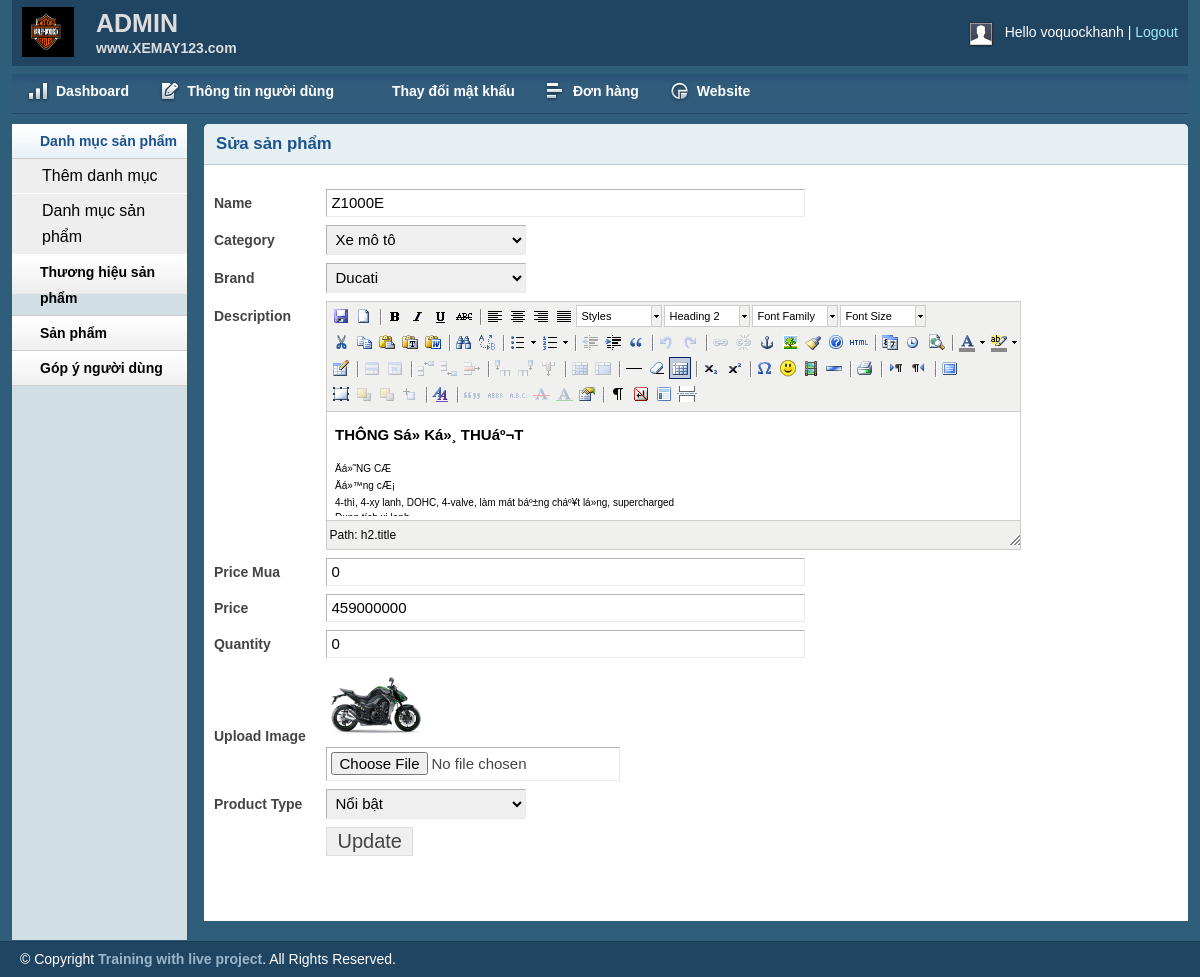
/admin/productedit.php?productid=23 (signed in), run on the app's committed database.
### tables this page shows
CREATE TABLE `tbl_product` (
  `productId` int(11) NOT NULL,
  `productName` tinytext NOT NULL,
  `price_mua` int(255) NOT NULL,
  `catId` int(11) NOT NULL,
  `brandId` int(11) NOT NULL,
  `product_desc` text NOT NULL,
  `type` int(11) NOT NULL,
  `price` varchar(255) NOT NULL,
  `sl` int(11) NOT NULL,
  `image` varchar(255) NOT NULL
);

CREATE TABLE `tbl_category` (
  `catId` int(11) NOT NULL,
  `catName` varchar(255) NOT NULL
);

CREATE TABLE `tbl_brand` (
  `brandId` int(11) NOT NULL,
  `brandName` varchar(255) NOT NULL
);

### lib/database.php (called while the page is built, shortened)
<?php
class Database {
    public $host = DB_HOST;
    public $user = DB_USER;
    public $pass = DB_PASS;
    public $dbname = DB_NAME;
    public $link;
    private function connectDB() {
        $this->link = new mysqli($this->host, $this->user, $this->pass, $this->dbname);
        $this->link->set_charset("utf8");
    }
    public function select($query) {
        $result = $this->link->query($query) or die($this->link->error . __LINE__);
        if ($result->num_rows > 0) {
            return $result;
        } else {
            return false;
        }
    }
    public function insert($query) {
        $insert_row = $this->link->query($query) or die($this->link->error . __LINE__);
        if ($insert_row) {
            return $insert_row;
        } else {
            return false;
        }
    }
}
?>

### classes/product.php (called while the page is built, shortened)
<?php
	$filepath = realpath(dirname(__FILE__));
	include_once ($filepath.'/../lib/database.php');
?>
<?php
class product
{
	private $db;
	public function __construct()
	{
		$this->db = new Database();
	}
	public function getproductbyId($id)
	{
		$query = "SELECT * FROM tbl_product WHERE productId='$id'";
			$result =$this->db->select($query);
			return $result;
	}
}
?>

### classes/cate/category.php (called while the page is built, shortened)
<?php
class category
{
	private $db;
	public function __construct()
	{
		$this->db = new Database();
	}
	public function show_category()
	{
		$query = "SELECT * FROM tbl_category order by catId DESC";
			$result =$this->db->insert($query);
			return $result;
	}
}
?>

### classes/brand.php (called while the page is built, shortened)
<?php
$filepath = realpath(dirname(__FILE__));
include_once ($filepath.'/../lib/database.php');
?>
<?php
class brand
{
	private $db;
	public function __construct()
	{
		$this->db = new Database();
	}
	public function show_brand()
	{
		$query = "SELECT * FROM tbl_brand order by brandId DESC";
			$result =$this->db->insert($query);
			return $result;
	}
}
?>

### admin/productedit.php (the view, shortened to what this page needs)
<?php include 'inc/header.php';?>
<?php include 'inc/sidebar.php';?>
<?php include_once '../classes/cate/category.php';  ?>
<?php include '../classes/brand.php';  ?>
<?php include '../classes/product.php';  ?>
<?php
    $pd = new product();
    if(!isset($_GET['productid']) || $_GET['productid'] == NULL){
        echo "<script> window.location = 'productlist.php' </script>";
    }else {
        $id = $_GET['productid'];
    }
  ?>
<div class="grid_10">
    <div class="box round first grid">
        <h2>Sửa sản phẩm</h2>
        <?php
         $get_product_by_id = $pd->getproductbyId($id);
         if($get_product_by_id){
            while ($result_product = $get_product_by_id->fetch_assoc()) {
          ?>
        <div class="block">
            <form action="" method="post" enctype="multipart/form-data">
                <table class="form">
                    <tr>
                        <td>
                            <label>Name</label>
                        </td>
                        <td>
                            <input name="productName" value="<?php echo $result_product['productName'] ?>" type="text"
                                class="medium" />
                        </td>
                    </tr>
                    <tr>
                        <td>
                            <label>Category</label>
                        </td>
                        <td>
                            <select id="select" name="category">
                                <?php
                            $cat = new category();
                            $catlist = $cat->show_category();
                            if($catlist){
                                while ($result = $catlist->fetch_assoc()){
                             ?>
                                <option <?php
                            if($result['catId']==$result_product['catId'])
                                { echo 'selected'; }
                             ?> value=" <?php echo $result['catId'] ?> "> <?php echo $result['catName'] ?></option>
                                <?php
                            }
                             }
                             ?>
                            </select>
                        </td>
                    </tr>
                    <tr>
                        <td>
                            <label>Brand</label>
                        </td>
                        <td>
                            <select id="select" name="brand">
                                <?php
                            $brand = new brand();
                            $brandlist = $brand->show_brand();
                            if($brandlist){
                                while ($result = $brandlist->fetch_assoc()){
                             ?>
                                <option <?php
                            if($result['brandId']==$result_product['brandId'])
                                { echo 'selected'; }
                             ?> value=" <?php echo $result['brandId'] ?> "> <?php echo $result['brandName'] ?>
                                </option>
                                <?php
                            }
                             }
                             ?>
                            </select>
                        </td>
                    </tr>
                    <tr>
                        <td style="vertical-align: top; padding-top: 9px;">
                            <label>Description</label>
                        </td>
                        <td>
                        </td>
                    </tr>
                    <tr>
                        <td>
                            <label>Price Mua</label>
                        </td>
                        <td>
                            <input name="price_mua" value="<?php echo $result_product['price_mua'] ?>" type="text"
                                class="medium" />
                        </td>
                    </tr>
                    <tr>
                        <td>
                            <label>Price</label>
                        </td>
                        <td>
                            <input name="price" value="<?php echo $result_product['price'] ?>" type="text"
                                class="medium" />
                        </td>
                    </tr>
                    <tr>
                        <td>
                            <label>Quantity</label>
                        </td>
                        <td>
                            <input name="quantity" value="<?php echo $result_product['sl'] ?>" type="text"
                                class="medium" />
                        </td>
                    </tr>
                    <tr>
                        <td>
                            <label>Upload Image</label>
                        </td>
                        <td>
                            <img src="uploads/<?php echo $result_product['image'] ?>" width="100"><br>
                            <input name="image" type="file" />
                        </td>
                    </tr>
                    <tr>
                        <td>
                            <label>Product Type</label>
                        </td>
                        <td>
                            <select id="select" name="type">
                                <?php
                            if ($result_product['type'] ==0) {
                             ?>
                                <option selected value="0">Nổi bật</option>
                                <?php
                                }else{
                            ?>
                                <option value="0">Nổi bật</option>
                                <option selected value="1">Không nổi bật</option>
                                <?php
                        }
                             ?>
                            </select>
                        </td>
                    </tr>
                    <tr>
                        <td></td>
                        <td>
                            <input type="submit" name="submit" value="Update" />
                        </td>
                    </tr>
                </table>
            </form>
            <?php
            }
            }
             ?>
        </div>
    </div>
</div>
<?php include 'inc/footer.php';?>

### admin/css/text.css (style rules this page uses)
body { font: 13px/1.5 Tahoma, Helvetica, Arial, 'Liberation Sans', FreeSans, sans-serif; }
h2 { font-size: 23px; }
p, dl, hr, h1, h2, h3, h4, h5, h6, ol, ul, pre, table, address, fieldset { margin-bottom: 20px; }

### admin/css/grid.css (style rules this page uses)
.grid_1, .grid_2, .grid_3, .grid_4, .grid_5, .grid_6, .grid_7, .grid_8, .grid_9, .grid_10, .grid_11, .grid_12, .grid_13, .grid_14, .grid_15, .grid_16 { display: inline; float: left; margin-left: 1%; margin-right: 1%; }
.container_12 .grid_10 { width: 81.333%; }

### admin/css/layout.css (style rules this page uses)
body { background: #fff none repeat scroll 0 0; color: #444; font-size: 14px; padding: 0; }
h1, h2, h3, h4, h5, h6 { line-height:1.2em; margin-bottom:.3em; }
h2 { margin-top:1em; }
.box { background:#fff; margin-bottom:20px; padding:10px 10px 10px 10px; margin-left:-8px; }
.box.grid { padding-bottom:40px; }
.box.round { -moz-border-radius: 5px 5px 0px 0px; -webkit-border-radius: 5px 5px 0px 0px; border-radius: 5px 5px 0px 0px; }
.box h2 { font-size:1.2em; font-weight:bold; color:#1B548D; background:#E6F0F3; margin:-10px -10px 0 -10px; padding:10px 12px; border-bottom:1px solid #B3CBD6; -moz-border-radius: 5px 5px 0px 0px; -webkit-border-radius: 5px 5px 0px 0px; border-radius: 5px 5px 0px 0px; }
.box.first { min-height: 406px; }
.block { padding-top:20px; }
table.form { width:100%; }
table.form td { padding:4px 0px; }
table.form label { font-weight:bold; }
table.form input, table.form select { font-size: 15px; padding: 4px 4px 5px 4px; border-top: 1px solid #b3b3b3; border-left: 1px solid #b3b3b3; border-right: 1px solid #eaeaea; border-bottom: 1px solid #eaeaea; }
table.form input[type="submit"] { border: 1px solid #ddd; color: #444; cursor: pointer; font-size: 20px; padding: 2px 10px; }
input.medium { width: 55%; }
.block { padding-bottom:1px; }
table.form select { width:200px; }

### admin/js/tiny-mce/themes/advanced/skins/default/content.css (style rules this page uses)
body, td, pre { color:#000; font-family:Verdana, Arial, Helvetica, sans-serif; font-size:10px; margin:8px; }
body { background:#FFF; }
h2 { font-size: 1.5em }
img { border:0; }
table, img, hr, .mceItemAnchor { cursor:default }
table td, table th { cursor:text }

### data on the page
tbl_product: productName "Z1000E", category "Xe mô tô", brand "Ducati", price_mua "0", price "459000000", quantity "0", image (picture), type "Nổi bật"

### other printed values
Session:: get('adminName') "voquockhanh"
